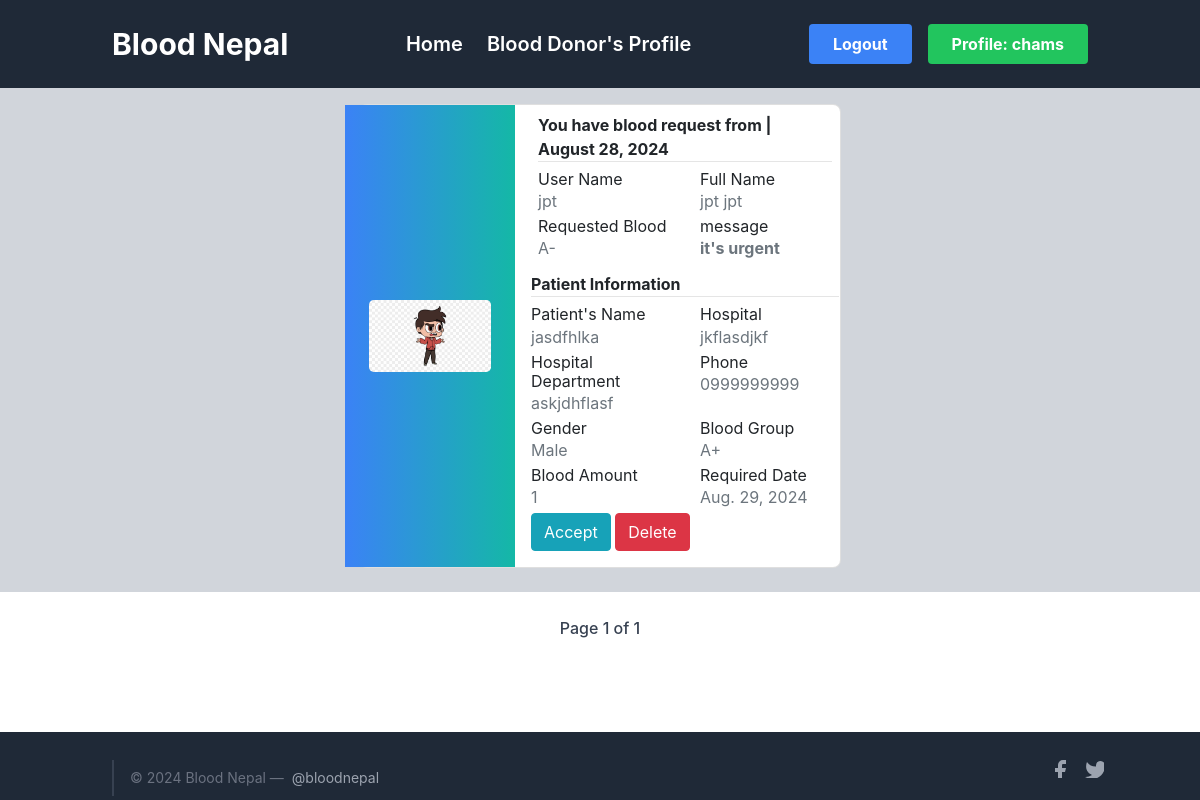
Screenshot of /request-received (signed in) with the database file from the repository.
### profile_/models.py (models this page shows, shortened)
class Patient(models.Model):
    user = models.ForeignKey(User, on_delete = models.CASCADE,null= True)
    blood_request_sent_by = models.ForeignKey(SignUp,related_name='sent_by', on_delete=models.SET_NULL, null=True, blank=True)
    blood_request_sent_to = models.ForeignKey(SignUp,related_name='sent_to', on_delete=models.SET_NULL, null=True, blank=False)
    message = models.TextField(max_length = 50, null=True)
    patients_name = models.CharField(max_length = 20)
    hospital = models.CharField(max_length = 20, null=True)
    patients_department = models.CharField(max_length = 120)
    patients_gender = models.CharField(max_length=6, choices= GenderChoices, null=True, default='Male')
    patients_phone = models.CharField(max_length=10, null=True,blank=True)
    patients_blood_group = models.CharField(choices=Blood_Group_Choices,max_length=3,null= True)
    blood_pint = models.IntegerField(null=True)
    required_date = models.DateField(null=True)
    created_at = models.DateTimeField(auto_now_add=True, null= True)
    requisition_form = models.ImageField(upload_to = 'patientsForm/')

class SignUp(models.Model):
    user = models.OneToOneField(User, on_delete = models.CASCADE , unique=True)
    full_name = models.CharField(max_length = 120, null=False, blank=False )
    email = models.EmailField( null=False, blank=False)
    phone = models.CharField(max_length=10,null=True)
    gender = models.CharField(max_length=6, choices= GenderChoices , default='Male')
    profile_photo = models.ImageField(upload_to = 'images/')
    location = models.CharField(max_length=40)
    blood_group = models.CharField(choices=Blood_Group_Choices,max_length=3)
    weight = models.IntegerField( null=True, blank=False)
    ready_to_donate = models.CharField(choices=R_CHOICES ,null=True, max_length=4)
    last_donation = models.DateField(null=True)

### profile_/views.py (the view)
# urls.py: path("request-received", Received.as_view(), name="request-received"),
class Received(Sent):
    template_name = "profile/received.html"
    def get_queryset(self):
        user = self.request.user
        try:
            sign_up = SignUp.objects.get(user=user)
            return Patient.objects.filter(blood_request_sent_to=sign_up)
        except SignUp.DoesNotExist:
            messages.success(self.request, 'You have not received any blood request yet.')

### profile_/views.py (called while the page is built)
    def get_context_data(self):
        context = super().get_context_data()
        context['username'] = self.request.user.username
        context['current_date'] = timezone.now().date()
        return context

### profile_/templates/profile/received.html (shortened to what this page needs)
{% extends "profile/base.html" %}
{% block hero %}
{% for patient in patients %}
<section class="vh-40 bg-gray-300">
  <div class="container py-3 h-15">
    <div class="row d-flex justify-content-center align-items-center h-100">
      <div class="col col-lg-6 mb-2 mb-lg-0">
        <div class="card mb-2" style="border-radius: .5rem;">
          <div class="row g-0">
            <div class="w-1/3 bg-gradient-to-r from-blue-500 to-teal-500 flex items-center justify-center p-4">
              <a href="{{patient.requisition_form.url}}">
                <img src="{{patient.requisition_form.url}}" alt="Profile Photo" class="w-72 h-auto rounded-lg">
              </a>
            </div>
            <div class="col-md-8">
              <div class="card-body p-2">
                <strong>You have blood request from | {{patient.created_at|date:"F j, Y"}}</strong>
                <hr class="mt-0 mb-1">
                <div class="row pt-1">
                  <div class="col-6 mb-1">
                    <h6>User Name</h6>
                    <p class="text-muted">{{ patient.blood_request_sent_by.user }}</p>
                  </div>
                  <div class="col-6 mb-1">
                    <h6>Full Name</h6>
                    <p class="text-muted">{{ patient.blood_request_sent_by.full_name }}</p>
                  </div>
                  <div class="col-6 mb-1">
                    <h6>Requested Blood</h6>
                    <p class="text-muted">{{ patient.blood_request_sent_by.blood_group }}</p>
                  </div>
                  <div class="col-6 mb-1">
                    <h6>message</h6>
                    <p class="text-muted"><strong>{{ patient.message }}</strong></p>
                  </div>
                  <div class="card-body p-2">
                    <strong>Patient Information</strong>
                <hr class="mt-0 mb-1">
                <div class="row pt-1">
                  <div class="col-6 mb-1">
                    <h6>Patient's Name</h6>
                    <p class="text-muted">{{ patient.patients_name }}</p>
                  </div>
                  <div class="col-6 mb-1">
                    <h6>Hospital</h6>
                    <p class="text-muted">{{ patient.hospital }}</p>
                  </div>
                  <div class="col-6 mb-1">
                    <h6>Hospital Department</h6>
                    <p class="text-muted">{{ patient.patients_department }}</p>
                  </div>
                  <div class="col-6 mb-1">
                    <h6>Phone</h6>
                    <p class="text-muted">{{ patient.patients_phone }}</p>
                  </div>
                  <div class="col-6 mb-1">
                    <h6>Gender</h6>
                    <p class="text-muted">{{ patient.patients_gender}}</p>
                  </div>
                  <div class="col-6 mb-1">
                    <h6>Blood Group</h6>
                    <p class="text-muted">{{ patient.patients_blood_group }}</p>
                  </div>
                  <div class="col-6 mb-1">
                    <h6>Blood Amount</h6>
                    <p class="text-muted">{{ patient.blood_pint }}</p>
                  </div>
                  <div class="col-6 mb-1">
                    <h6>Required Date</h6>
                    <p class="text-muted">{{ patient.required_date }}</p>
                  </div>
                </div>
                <a href = "msg">
                  <button class="btn btn-info">Accept </button>
                  </a>
                <a href = "{% url 'delete-blood-request' patient.id %}">
                <button class="btn btn-danger">Delete </button>
                </a>
              </div>
            </div>
          </div>
        </div>
      </div>
    </div>
  </div>
</section>
{% endfor %}
{% include "profile/pagination.html" %}
{% endblock %}

### profile_/templates/profile/base.html (shortened to what this page needs)
{% load static %}
<!DOCTYPE html>
<html lang="en">
  <head>
    <script src="https://cdn.tailwindcss.com"></script>
    <link rel="stylesheet" href="https://cdn.jsdelivr.net/npm/bootstrap@4.3.1/dist/css/bootstrap.min.css" />
    <link rel="stylesheet" href="{% static 'blog/css/blog.css' %}" />
    <link rel="stylesheet" href="https://stackpath.bootstrapcdn.com/bootstrap/4.5.2/css/bootstrap.min.css" />
    <link rel="stylesheet" href="https://stackpath.bootstrapcdn.com/bootstrap/4.5.2/css/bootstrap.min.css" />
    <link rel="stylesheet" href="https://cdnjs.cloudflare.com/ajax/libs/font-awesome/6.5.2/css/all.min.css" />
  </head>
  <body class="flex flex-col min-h-screen">
    <header class="bg-gray-800 text-white body-font">
      <div class="container mx-auto flex flex-wrap p-4 items-center justify-between">
        <span class="text-3xl font-bold">Blood Nepal</span>
        <nav class="hidden md:flex space-x-6">
          <a href="{% url 'home' %}" class="hover:text-red-500 text-xl font-semibold">Home</a>
          <a href="{% url 'donor' %}" class="hover:text-red-500 text-xl font-semibold">Blood Donor's Profile</a>
        </nav>
        <div class="flex items-center space-x-4">
          {% if user.is_authenticated %}
            <a href="{% url 'logout' %}">
              <button class="bg-blue-500 hover:bg-blue-700 text-white font-bold py-2 px-4 rounded">Logout</button>
            </a>
            <a href="{% url 'profile' %}">
              <button class="bg-green-500 hover:bg-green-700 text-white font-bold py-2 px-4 rounded">Profile: {{ username }}</button>
            </a>
          {% else %}
            {% block loginbar %}
              <a href="{% url 'home' %}">
                <button class="bg-gray-600 hover:bg-gray-700 text-white font-bold py-2 px-4 rounded">Login</button>
              </a>
            {% endblock %}
          {% endif %}
        </div>
      </div>
    </header>
    {% block hero %}
    {% endblock %}
  {% block footer %}
  <footer class="bg-gray-800 text-gray-300 mt-auto">
    <div class="container px-2 py-1 mx-auto flex items-center sm:flex-row flex-col">
      <p class="text-sm text-gray-500 sm:ml-4 sm:pl-4 sm:border-l-2 sm:border-gray-700 sm:py-2 sm:mt-0 mt-4">
        © 2024 Blood Nepal —
        <a href="/" class="text-gray-400 hover:text-gray-200 ml-1" rel="noopener noreferrer" target="_blank">@bloodnepal</a>
      </p>
      <span class="inline-flex sm:ml-auto sm:mt-0 mt-1 justify-center sm:justify-start">
        <a class="text-gray-400 hover:text-blue-500" href="/">
          <svg fill="currentColor" stroke-linecap="round" stroke-linejoin="round" stroke-width="2" class="w-5 h-5" >
            <path d="M18 2h-3a5 5 0 00-5 5v3H7v4h3v8h4v-8h3l1-4h-4V7a1 1 0 011-1h3z"></path>
          </svg>
        </a>
        <a class="ml-3 text-gray-400 hover:text-blue-500" href="/">
          <svg fill="currentColor" stroke-linecap="round" stroke-linejoin="round" stroke-width="2" class="w-5 h-5" >
            <path d="M23 3a10.9 10.9 0 01-3.14 1.53 4.48 4.48 0 00-7.86 3v1A10.66 10.66 0 013 4s-4 9 5 13a11.64 11.64 0 01-7 2c9 5 20 0 20-11.5a4.5 4.5 0 00-.08-.83A7.72 7.72 0 0023 3z"></path>
          </svg>
        </a>
      </span>
    </div>
  </footer>
  {% endblock %}
  </body>
  </html>

### rows the page displays
Patient: requisition_form (picture), created_at "August 28, 2024", blood_request_sent_by.user "jpt", blood_request_sent_by.full_name "jpt jpt", blood_request_sent_by.blood_group "A-", message "it's urgent", patients_name "jasdfhlka", hospital "jkflasdjkf", patients_department "askjdhflasf", patients_phone "0999999999", patients_gender "Male", patients_blood_group "A+", blood_pint "1", required_date "Aug. 29, 2024"

### other values shown
{{ username }} "chams"
{{ page_obj.number }} "1"
{{ page_obj.paginator.num_pages }} "1"
